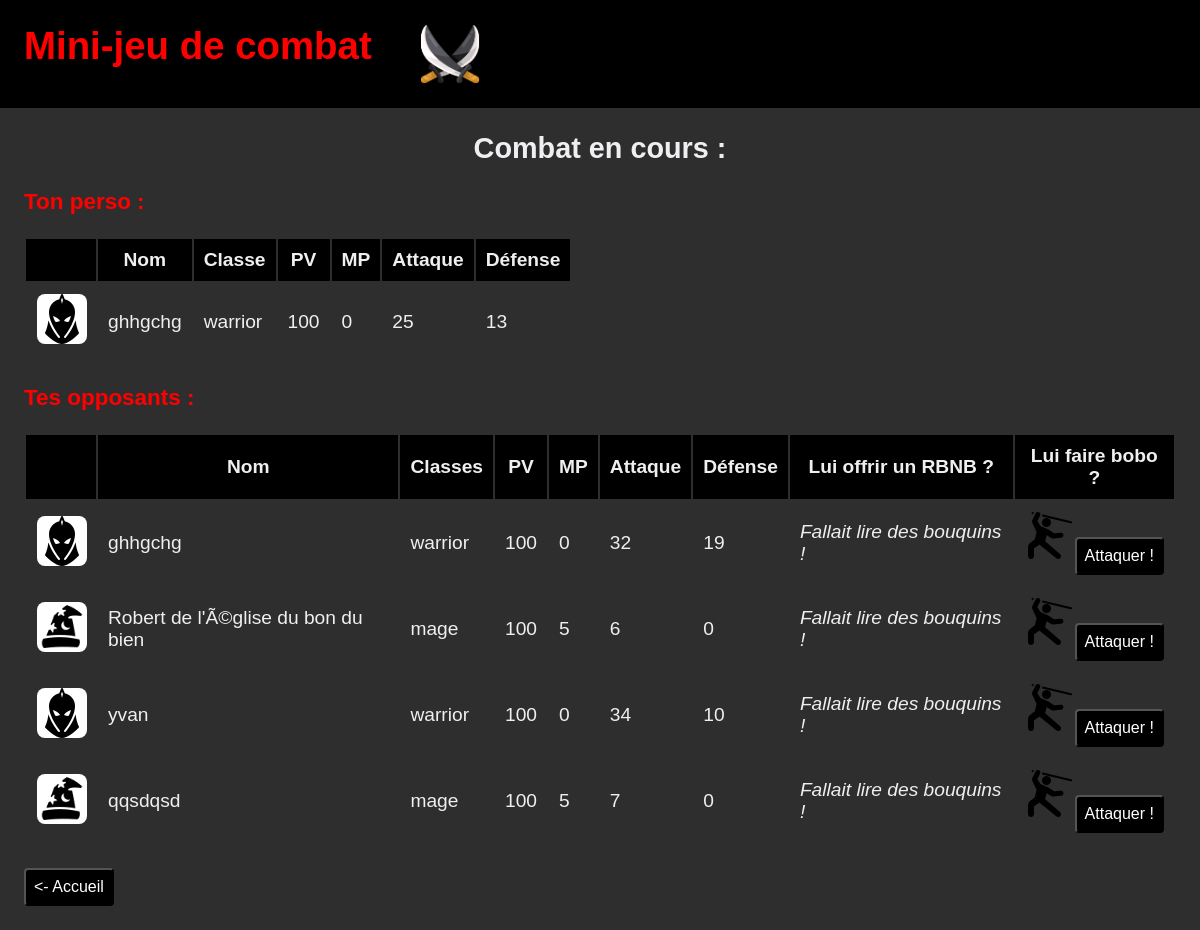
Page /index.php?fight&p=1 on the committed database.
### tables this page shows
CREATE TABLE `personnage` (
  `ID` int(11) NOT NULL,
  `nom` varchar(255) NOT NULL,
  `classe` varchar(255) NOT NULL,
  `PV` int(11) NOT NULL,
  `MP` int(11) NOT NULL,
  `attack` int(11) NOT NULL,
  `defense` int(11) NOT NULL,
  `image` varchar(255) NOT NULL
);

### view/fight.php (the view)
<h2 class="fight_title"> Combat en cours :  </h2>
<div class="fight_content">
    <div>
        <h3 class="highlight">Ton perso : </h3>
        <table>
            <tr>
                <th></th>
                <th>Nom</th>
                <th>Classe</th>
                <th>PV</th>
                <th>MP</th>
                <th>Attaque</th>
                <th>Défense</th>
            </tr>
            <?php
            $id = $_GET['p'];
            $sql = "SELECT * FROM personnage WHERE ID=$id";
            $request = $bdd->query($sql);
            foreach ($request as $data) { ?>
            <tr>
                <td><?php echo '<img alt="icone casque" id="icone_pers" src="img/'.$data['image'].'"'  ?>;</td>
                <td><?php echo $data['nom']; ?></td>
                <td><?php echo $data['classe']; ?></td>
                <td><?php echo $data['PV']; ?></td>
                <td><?php echo $data['MP']; ?></td>
                <td><?php echo $data['attack']; ?></td>
                <td><?php echo $data['defense']; ?></td>
            </tr>
            <?php } ?>
        </table>
    </div>
    <div>
        <h3 class="highlight"> Tes opposants : </h3>
        <table>
            <tr>
                <th></th>
                <th>Nom</th>
                <th>Classes</th>
                <th>PV</th>
                <th>MP</th>
                <th>Attaque</th>
                <th>Défense</th>
                <th>Lui offrir un RBNB ?</th>
                <th>Lui faire bobo ?</th>
            </tr>
            <?php
            $sqlClasse = "SELECT DISTINCT classe FROM personnage WHERE ID=$id";
            $requestClasse = $bdd->query($sqlClasse);
            $fetchClasse = $requestClasse->fetch(PDO::FETCH_ASSOC);
            $classe = $fetchClasse['classe'];
            $sql = "SELECT * FROM personnage WHERE ID NOT IN($id)";
            $request = $bdd->query($sql);
            foreach ($request as $data) { ?>
            <tr>
                <td><?php echo '<img alt="icone casque" id="icone_pers" src="img/'.$data['image'].'"'  ?>;</td>
                <td><?php echo $data['nom']; ?></td>
                <td><?php echo $data['classe']; ?></td>
                <td><?php echo $data['PV']; ?></td>
                <td><?php echo $data['MP']; ?></td>
                <td><?php echo $data['attack']; ?></td>
                <td><?php echo $data['defense']; ?></td>
                <?php if($classe=='mage'){ ?>
                <td><img src="img/night.png" alt="moon icon" ><button><a href="index.php?p=<?php echo $id; ?>&sleep=<?php echo $data['ID']; ?>">Fais dodo !</a></button></td> <?php }else{ echo '<td><I>Fallait lire des bouquins ! </I></td></em>'; }?>
                <td><img src="img/attack.png" alt="attack" ><button><a href="index.php?p=<?php echo $id; ?>&hit=<?php echo $data['ID']; ?>">Attaquer !</a></button></td>
            </tr>
                <?php } ?>
        </table>
    </div>
</div>
<button><a href="index.php"><- Accueil </a></button>

### style.css (style rules this page uses)
body { background-color: rgb(46, 46, 46); color: rgb(239, 239, 241); font-size: 1.2em; font-family: sans-serif; margin: 0; }
a { text-decoration: none; color: rgb(49, 153, 250); }
button { background-color: black; color: white; border-radius: 4px; padding: 8px; margin-top:2%; }
button a { color: white; font-size: 1.2em; }
th { text-align: center; text-align: -moz-center; background-color: black; }
td, th { padding: 10px; }
#icone_pers { background-color: white; border-radius: 8px; margin: 2%; width: 50px; }
.fight_title { text-align: center; }
.highlight { color: red; }

### rows in the picture
personnage: image (picture), nom "ghhgchg", classe "warrior", PV "100", MP "0", attack "25", defense "13"
personnage: image (picture), nom "ghhgchg", classe "warrior", PV "100", MP "0", attack "32", defense "19"
personnage: image (picture), nom "Robert de l'Ã©glise du bon du bien", classe "mage", PV "100", MP "5", attack "6", defense "0"
personnage: image (picture), nom "yvan", classe "warrior", PV "100", MP "0", attack "34", defense "10"
personnage: image (picture), nom "qqsdqsd", classe "mage", PV "100", MP "5", attack "7", defense "0"
